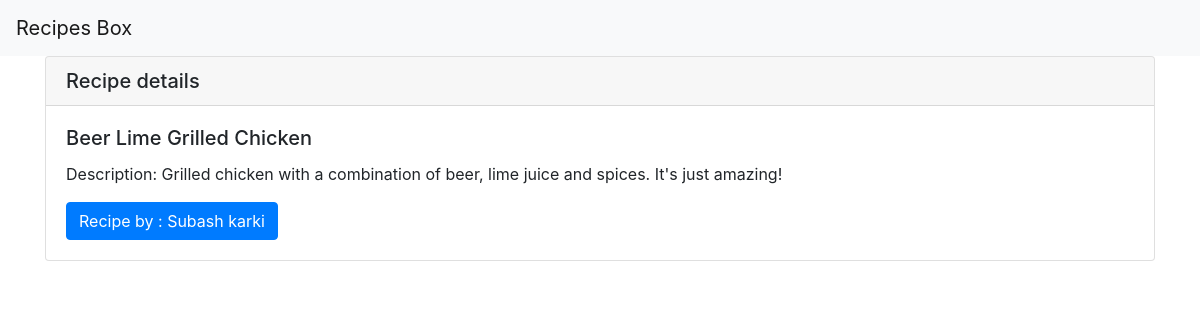
Screenshot of /recipe/2 with the database file from the repository.
### recipe/models.py (models this page shows, shortened)
class Recipe(models.Model):
    author = models.ForeignKey(Author, on_delete=models.CASCADE)
    title = models.CharField(max_length=50)
    description = models.TextField()
    time_required = models.CharField(max_length=30)
    instructions = models.TextField(default="Instruction coming soon.")

class Author(models.Model):
    name = models.CharField(max_length=30)
    bio = models.TextField()
    def __str__(self):
        return self.name

### recipe/views.py (the view)
# urls.py: path('recipe/<int:recipe_id>', views.recipe_detail, name="recipe_detail"),
def recipe_detail(request, recipe_id):
    recipe = get_object_or_404(Recipe, pk=recipe_id)
    return render(request, 'recipe/recipeDetail.html', {'recipe': recipe})

### recipe/templates/recipe/recipeDetail.html
{% extends 'base.html' %} {% block content %}
<div class="card">
  <h5 class="card-header">Recipe details</h5>
  <div class="card-body">
    <h5 class="card-title">{{ recipe.title }}</h5>
    <p class="card-text">
      Description: {{ recipe.description }}
    </p>
    <a
      href="{% url 'recipes:authorDetail' recipe.author.id %}"
      class="btn btn-primary"
      >Recipe by : {{ recipe.author }}</a
    >
  </div>
</div>
{% endblock %}

### rows the page displays
Recipe: title "Beer Lime Grilled Chicken", description "Grilled chicken with a combination of beer, lime juice and spices. It's just amazing!", author "Subash karki"
